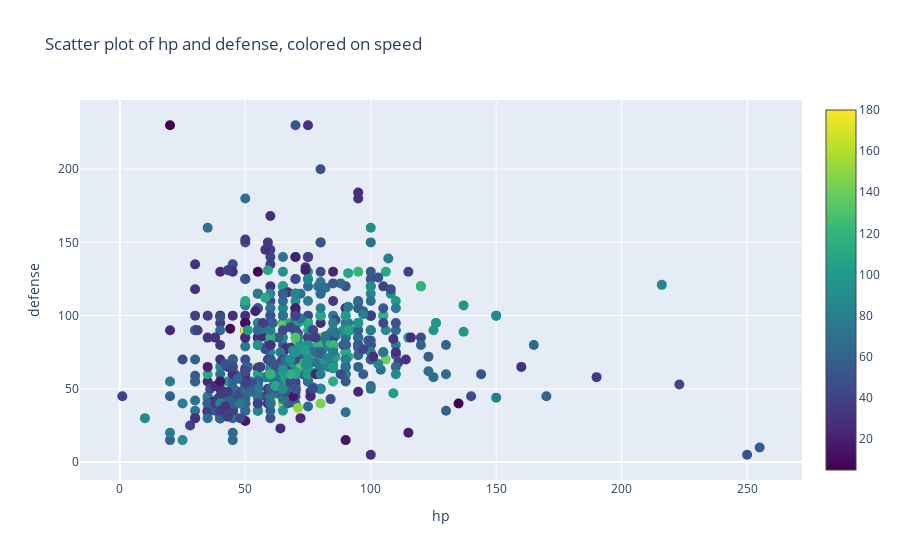

The notebook cell this image was saved under:
### Code cell
def get_correlation_stats(stat1, stat2, stat3='speed'):
    data = go.Scatter(
        x=pokemon[stat1],
        y=pokemon[stat2],
        mode='markers',
        marker=dict(
            size=10,
            color=pokemon[stat3],
            colorscale='Viridis',
            showscale=True
        ),
        text=pokemon['name']
    )

    layout = go.Layout(
        xaxis=dict(
            title=stat1
        ),
        yaxis=dict(
            title=stat2
        ),
        showlegend=False,
        title="Scatter plot of {} and {}, colored on {}".format(stat1, stat2, stat3)
    )

    correlation_stats = go.Figure(data=[data], layout=layout)
    return correlation_stats


iplot(get_correlation_stats('hp', 'defense'), filename='Stats Correlation')

### Figure 1 — Plotly figure (JSON) as saved in the notebook; plotly's stock layout.template omitted (floating-point values rounded to 4 significant figures; data arrays with more than 128 entries replaced by an {"elided": "..."} marker saying what was removed)
{"data": [{"marker": {"color": {"elided": "801 int values"}, "colorscale": [[0, "#440154"], [0.1111, "#482878"], [0.2222, "#3e4989"], [0.3333, "#31688e"], [0.4444, "#26828e"], [0.5556, "#1f9e89"], [0.6667, "#35b779"], [0.7778, "#6ece58"], [0.8889, "#b5de2b"], [1, "#fde725"]], "showscale": true, "size": 10}, "mode": "markers", "text": {"elided": "801 str values"}, "type": "scatter", "x": {"elided": "801 int values"}, "y": {"elided": "801 int values"}}], "layout": {"showlegend": false, "title": {"text": "Scatter plot of hp and defense, colored on speed"}, "xaxis": {"title": {"text": "hp"}}, "yaxis": {"title": {"text": "defense"}}}}
